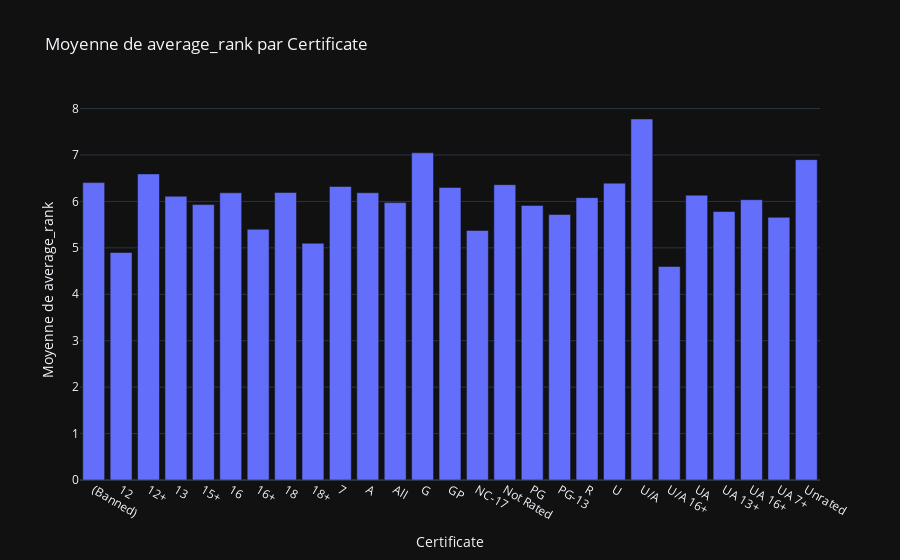

Write notebook code for a chart like this one.
### Code cell
df= df.dropna()
average_by_certificate = df.groupBy("Certificate").avg("average_rank").orderBy("Certificate")
average_by_certificate_pandas = average_by_certificate.toPandas()
# Création du graphique à barres
fig = px.bar(average_by_certificate_pandas, x='Certificate', y='avg(average_rank)',
             title='Moyenne de average_rank par Certificate',
             labels={'avg(average_rank)': 'Moyenne de average_rank'})

# Affichage du graphique
fig.show()

### Figure 1 — Plotly figure (JSON) as saved in the notebook; plotly's stock layout.template omitted (floating-point values rounded to 4 significant figures)
{"data": [{"alignmentgroup": "True", "hovertemplate": "Certificate=%{x}<br>Moyenne de average_rank=%{y}<extra></extra>", "legendgroup": "", "marker": {"color": "#636efa", "pattern": {"shape": ""}}, "name": "", "offsetgroup": "", "orientation": "v", "showlegend": false, "textposition": "auto", "x": ["(Banned)", "12", "12+", "13", "15+", "16", "16+", "18", "18+", "7", "A", "All", "G", "GP", "NC-17", "Not Rated", "PG", "PG-13", "R", "U", "U/A", "U/A 16+", "UA", "UA 13+", "UA 16+", "UA 7+", "Unrated"], "xaxis": "x", "y": [6.405, 4.9, 6.592, 6.112, 5.932, 6.187, 5.4, 6.193, 5.1, 6.323, 6.187, 5.975, 7.047, 6.3, 5.375, 6.361, 5.913, 5.719, 6.081, 6.394, 7.775, 4.6, 6.135, 5.782, 6.037, 5.658, 6.9], "yaxis": "y", "type": "bar"}], "layout": {"xaxis": {"anchor": "y", "domain": [0.0, 1.0], "title": {"text": "Certificate"}}, "yaxis": {"anchor": "x", "domain": [0.0, 1.0], "title": {"text": "Moyenne de average_rank"}}, "legend": {"tracegroupgap": 0}, "title": {"text": "Moyenne de average_rank par Certificate"}, "barmode": "relative"}}
